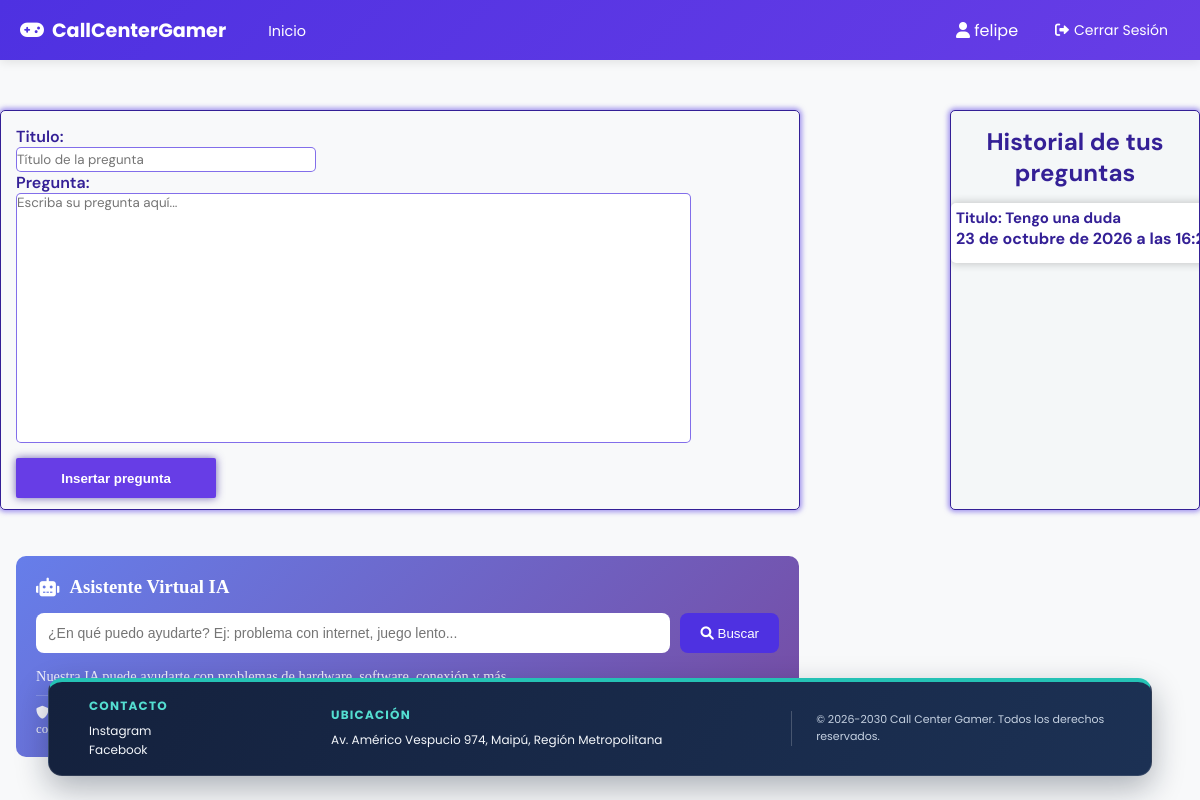
Page /Inicio/2/ (signed in) on the committed database.
### online/models.py (models this page shows, shortened)
class Usuario(AbstractBaseUser):
    nombre = models.CharField(
        verbose_name="Nombre", max_length=30, blank=True, null=True
    )
    apellido = models.CharField(
        verbose_name="Apellido", max_length=30, blank=True, null=True
    )
    rut = models.CharField(
        verbose_name="RUT", max_length=12, unique=True, blank=True, null=True
    )
    correo = models.EmailField(
        verbose_name="Correo electrónico",
        max_length=70,
        unique=True,
    )
    usuario = models.CharField(
        verbose_name="Usuario",
        max_length=50,
        unique=True,
    )
    fecha_nacimiento = models.DateField(
        verbose_name="Fecha de nacimiento", null=True, blank=True
    )
    activo = models.BooleanField(default=True)
    admin = models.BooleanField(default=False)
    tecnico = models.BooleanField(default=False)
    USERNAME_FIELD = "usuario"
    REQUIRED_FIELDS = ["correo"]
    objects = UserManager()
    @property
    def is_active(self):
        return self.activo

class Preguntas(models.Model):
    ESTADO_CHOICES = [
        ('pendiente', 'Pendiente'),
        ('en_proceso', 'En Proceso'),
        ('resuelto', 'Resuelto'),
        ('cerrado', 'Cerrado'),
    ]
    PRIORIDAD_CHOICES = [
        ('baja', 'Baja'),
        ('media', 'Media'),
        ('alta', 'Alta'),
        ('urgente', 'Urgente'),
    ]
    idPregunta = models.AutoField(primary_key=True)
    Titulo = models.CharField(max_length=60)
    Pregunta = models.TextField()
    Fecha_creacion = models.DateTimeField()
    Usuario = models.ForeignKey(Usuario, on_delete=models.CASCADE)
    categoria = models.CharField(max_length=50, default='otros', blank=True, null=True)
    estado = models.CharField(max_length=20, choices=ESTADO_CHOICES, default='pendiente')
    prioridad = models.CharField(max_length=20, choices=PRIORIDAD_CHOICES, default='media')

### online/views.py (the view, shortened to what this page needs)
# urls.py: path("Inicio/<int:id>/", Inicio, name="inicio"),
@login_required
def Inicio(request, id):
    try:
        User = Usuario.objects.get(id=id)
        if request.user.id != User.id:
            return redirect("/Inicio/" + str(request.user.id))
        preguntas = Preguntas.objects.filter(Usuario=User).order_by("-Fecha_creacion")
        now = timezone.now()
        form = PreguntasForm(initial={"Usuario": id, "Fecha_creacion": now})
        sugerencias_ia = None
        query_ia = request.GET.get("buscar_ayuda", "").strip()
        return render(
            request,
            "inicio.html",
            {
                "Preguntas": preguntas,
                "form": form,
                "id": id,
                "sugerencias_ia": sugerencias_ia,
            },
        )
    except Usuario.DoesNotExist:
        return redirect("/")

### online/forms.py
class PreguntasForm(forms.ModelForm):
    class Meta:
        model = Preguntas
        fields = ['Titulo', 'Pregunta', 'Usuario', 'Fecha_creacion']
        widgets = {
            'Titulo': forms.TextInput(attrs={'placeholder': 'Título de la pregunta'}),
            'Pregunta': forms.Textarea(attrs={'placeholder': 'Escriba su pregunta aquí...'}),
            'Usuario': forms.HiddenInput(),
            'Fecha_creacion': forms.HiddenInput(),
        }

### online/templates/inicio.html (shortened to what this page needs)
{% extends "componentes/header.html" %}
{% load static %}
{% block links%}
<link rel="stylesheet" href="{% static 'inicio.css' %}">
{% endblock %}
    {% block content %}
    {% if user.id == id and user.admin == False and user.tecnico == False %}
    <div class="MainTodo">
        <div class="MainPreguntar">
            <div class="InsPreguntas">
                <form method="post">
                    {{form}}
                    <input type="submit" value="Insertar pregunta">
                </form>
            </div>
            <div class="asistente-ia">
                <h3>
                    <i class="fas fa-robot"></i> Asistente Virtual IA
                </h3>
                <form method="get" action="">
                    <div class="search-group">
                        <input type="text" name="buscar_ayuda" placeholder="¿En qué puedo ayudarte? Ej: problema con internet, juego lento..."
                               value="{{ request.GET.buscar_ayuda|default:'' }}">
                        <button type="submit">
                            <i class="fas fa-search"></i> Buscar
                        </button>
                    </div>
                </form>
                <p>
                    Nuestra IA puede ayudarte con problemas de hardware, software, conexión y más.
                </p>
                <div class="privacidad-box">
                    <i class="fas fa-shield-alt"></i> <strong>Privacidad de IA:</strong> Las consultas enviadas son procesadas únicamente para responder a tus dudas y no se comparten datos personales confidenciales.
                    <button type="button" onclick="document.getElementById('modal-privacidad-ia').style.display='block'" class="btn-link-privacidad">
                        Ver política completa
                    </button>
                </div>
            </div>
        </div>
        <div class="MainPreguntas">
            <div id="Titulo"><h2>Historial de tus preguntas</h2></div>
            {% for pregunta in Preguntas %}
            <div class="Preguntas">
                <a href="/Respuesta/{{ user.id }}/{{pregunta.idPregunta}}">
                    <h1>Titulo: {{pregunta.Titulo}}</h1>
                    <h4>{{pregunta.Fecha_creacion}}</h4>
                </a>
            </div>
            {% endfor %}
        </div>
    </div>
    {% else %}
    {% if user.admin or user.tecnico %}
    <script>window.location.href = '/Administracion/';</script>
    {% endif %}
    <script>window.location.href = '/Inicio/{{ user.id }}';</script>
    {% endif %}
    {% endblock %}

### online/templates/componentes/header.html (shortened to what this page needs)
{% load static %}
<!DOCTYPE html>
<html lang="es">
<head>
    <link rel="stylesheet" href="https://cdnjs.cloudflare.com/ajax/libs/font-awesome/6.0.0/css/all.min.css">
    <link rel="stylesheet" href="{% static 'estiloHeader.css' %}?v=20261011-footer">
    {% block links %}{% endblock %}
</head>
<body>
    <nav class="MainNav">
        <div id="NavbarIzq">
            <a href="{% if user.is_authenticated %}{% if user.admin or user.tecnico %}/Administracion/{% else %}/Inicio/{{ user.id }}/{% endif %}{% else %}/{% endif %}" id="logo">
                <i class="fas fa-gamepad"></i> CallCenterGamer
            </a>
            <ul>
                {% if user.is_authenticated %}
                    {% if user.admin or user.tecnico %}
                        <li><a href="/Administracion/">Administración</a></li>
                        {% if user.admin %}<li><a href="{% url 'analytics_ia' %}">Analytics IA</a></li>{% endif %}
                        {% if user.admin %}<li><a href="/GestionUsuarios/">Gestión de Usuarios</a></li>{% endif %}
                    {% else %}
                        <li><a href="/Inicio/{{ user.id }}/">Inicio</a></li>
                    {% endif %}
                {% else %}
                    <li><a href="/">Inicio</a></li>
                {% endif %}
            </ul>
        </div>
        <div id="NavbarDer">
            <ul>
                {% if user.is_authenticated %}
                    <li>
                        <span style="color: white; margin-right: 15px;">
                            <i class="fas fa-user"></i> {{ user.usuario }}
                        </span>
                    </li>
                    <li>
                        <form method="post" action="{% url 'Logout' %}" class="logout-form">
                            <button type="submit" class="logout-btn">
                                <i class="fas fa-sign-out-alt"></i> Cerrar Sesión
                            </button>
                        </form>
                    </li>
                {% else %}
                    <li><a href="/Login/"><i class="fas fa-sign-in-alt"></i> Ingresar</a></li>
                    <li><a href="/Register/"><i class="fas fa-user-plus"></i> Registrarse</a></li>
                {% endif %}
            </ul>
        </div>
    </nav>
    <main>
        {% block content %}
        {% endblock %}
    </main>
    <footer class="site-footer">
        <div class="footer-content">
            <section class="footer-section">
                <h2>Contacto</h2>
                <p>Instagram</p>
                <p>Facebook</p>
            </section>
            <section class="footer-section">
                <h2>Ubicación</h2>
                <p>Av. Américo Vespucio 974, Maipú, Región Metropolitana</p>
            </section>
            <p class="footer-copyright">© 2026-2030 Call Center Gamer. Todos los derechos reservados.</p>
        </div>
    </footer>
</body>
</html>

### online/static/estiloHeader.css (style rules this page uses)
* { margin: 0; padding: 0; box-sizing: border-box; }
body { min-height: 100vh; background-color: #f8f9fa; display: flex; flex-direction: column; padding-bottom: 132px; }
main { display: flow-root; flex: 1 0 auto; width: 100%; }
.MainNav { height: 60px; width: 100%; background: linear-gradient(135deg, #4E31E1 0%, #673de6 100%); display: flex; justify-content: space-between; align-items: center; color: white; font-family: 'Poppins', sans-serif; padding: 0 20px; box-shadow: 0 2px 10px rgba(0,0,0,0.1); position: sticky; top: 0; z-index: 1000; }
#logo { margin-right: 30px; text-decoration: none; color: white; font-weight: 700; font-size: 1.2em; display: flex; align-items: center; gap: 8px; }
#NavbarIzq { display: flex; align-items: center; }
#NavbarIzq ul { display: flex; list-style: none; gap: 20px; }
#NavbarIzq ul li a { color: white; text-decoration: none; padding: 8px 12px; border-radius: 4px; transition: all 0.3s ease; font-size: 0.9em; }
#NavbarDer { display: flex; align-items: center; }
#NavbarDer ul { display: flex; list-style: none; gap: 15px; align-items: center; }
.site-footer { position: fixed; z-index: 1001; left: 50%; bottom: 24px; transform: translateX(-50%); width: min(92%, 1320px); padding: 16px clamp(22px, 4vw, 40px); color: #f4f7fb; background: linear-gradient(120deg, #14213d 0%, #1c3154 100%); border: 1px solid rgba(255, 255, 255, 0.12); border-top: 4px solid #25c2b5; border-radius: 14px; box-shadow: 0 12px 32px rgba(13, 24, 45, 0.32); }
.footer-content { display: grid; grid-template-columns: minmax(140px, 0.75fr) minmax(280px, 1.5fr) minmax(240px, 1.1fr); align-items: center; gap: 24px; font-family: "Poppins", sans-serif; }
.footer-section h2 { margin: 0 0 6px; color: #54ded1; font-size: 12px; font-weight: 700; letter-spacing: 0.1em; line-height: 1.4; text-transform: uppercase; }
.footer-section p, .footer-copyright { margin: 0; color: #f4f7fb; font-size: 12px; line-height: 1.6; overflow-wrap: anywhere; }
.footer-copyright { padding-left: 24px; color: #c5d1e1; border-left: 1px solid rgba(255, 255, 255, 0.2); font-size: 11px; text-align: left; }

### online/templates/componentes/header.html (style rules this page uses)
.logout-form { display: inline; margin: 0; padding: 0; }
.logout-btn { background: none; border: none; color: white; cursor: pointer; padding: 8px 12px; border-radius: 4px; transition: all 0.3s ease; font-family: 'Poppins', sans-serif; font-size: 14px; display: inline-flex; align-items: center; gap: 5px; }
#NavbarDer ul { display: flex; align-items: center; gap: 10px; }
#NavbarDer ul li { display: flex; align-items: center; }

### rows in the picture
Usuario: usuario "felipe"
Preguntas: Titulo "Tengo una duda", Fecha_creacion "23 de octubre de 2026 a las…"
